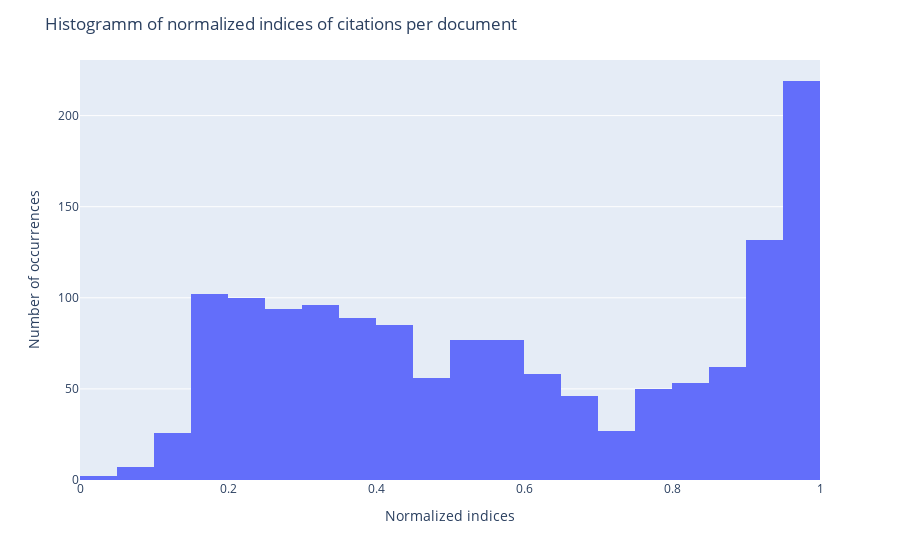

Here is the notebook cell this chart was saved with:
### Markdown cell above
### citations per sentence: 
with an avg of ~20 citations and 2300 words per doc, and assuming 15 words per sentence there is a citation every ~7 sentences

### citation positions 
(relative to document length)
only for documents between length 800 and 1000

### Code cell
def normalize_nested_indices(x, txt):
    length = len(txt)
    tmp = find_all(txt, "@cit@")
    # find all indices of substring str in txt
    tmp = [el /length for el in tmp]
    return tmp

# drop docuements with num_words > 1000
df_short = df[df['num_words'] < 1500]
df_short = df_short[df_short['num_words'] > 1200]

df_short['normalized_indices'] = df_short.apply(lambda x: normalize_nested_indices(x['citation_indices'], x['txt']), axis=1)

flattened = flatten(df_short['normalized_indices'].to_list())

# draw same plot in plotly
fig = px.histogram(x=flattened, nbins=20)
fig.update_layout(title_text="Histogramm of normalized indices of citations per document")
fig.update_yaxes(title_text="Number of occurrences")
fig.update_xaxes(title_text="Normalized indices")
fig.show()

figures.append(fig)

### Figure 1 — Plotly figure (JSON) as saved in the notebook; plotly's stock layout.template omitted (floating-point values rounded to 4 significant figures; data arrays with more than 128 entries replaced by an {"elided": "..."} marker saying what was removed)
{"data": [{"alignmentgroup": "True", "bingroup": "x", "hovertemplate": "x=%{x}<br>count=%{y}<extra></extra>", "legendgroup": "", "marker": {"color": "#636efa", "pattern": {"shape": ""}}, "name": "", "nbinsx": 20, "offsetgroup": "", "orientation": "v", "showlegend": false, "type": "histogram", "x": {"elided": "1458 float values"}, "xaxis": "x", "yaxis": "y"}], "layout": {"barmode": "relative", "legend": {"tracegroupgap": 0}, "margin": {"t": 60}, "title": {"text": "Histogramm of normalized indices of citations per document"}, "xaxis": {"anchor": "y", "domain": [0, 1], "title": {"text": "Normalized indices"}}, "yaxis": {"anchor": "x", "domain": [0, 1], "title": {"text": "Number of occurrences"}}}}
